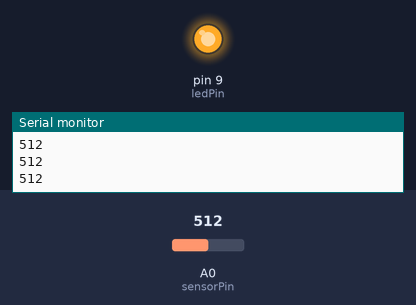
A sketch run on a simulated Arduino Uno, built with avr-gcc and run on an emulated ATmega328P. Shown: output pins drawn as LEDs (lit = HIGH), the last lines printed to the serial monitor. The inputs (shaded band) are chosen by the test bench; at power-on: A0 (sensorPin) = 512.

Above: at 1.2 s.
1.3 s: A0 (sensorPin) set to 182
2.8 s: A0 (sensorPin) set to 153
At 4.0 s:
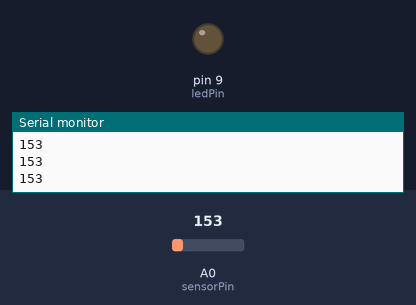
4.3 s: A0 (sensorPin) set to 180
At 5.3 s:
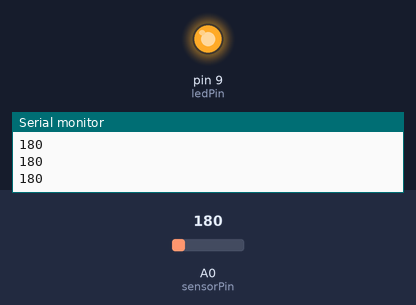
5.8 s: A0 (sensorPin) set to 160
At 6.6 s:
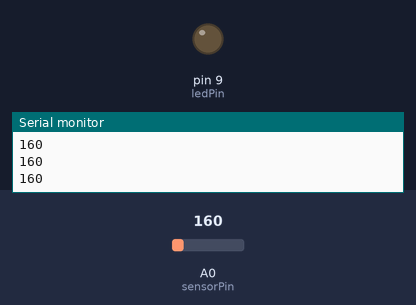
Timing chart, 0 to 8.3 s (numbered marks = the images above; inputs shaded):
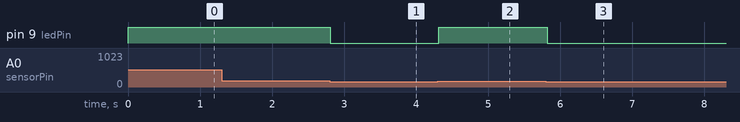

The sketch:

led-with-photoresistor.ino
```cpp
// ============================================================
// Laboratorio: LED con fotorresistencia
// Enciende el LED cuando hay poca luz ambiente
// ============================================================

// Pin del LED
int ledPin = 9;
// Valor leído del sensor de luz
int sensorVal = 0;
// Pin del fotorresistencia
int sensorPin = 0;

// CONFIGURACIÓN INICIAL
void setup() {
  // Iniciar comunicación serial
  Serial.begin(9600);
  // Configurar el LED como salida
  pinMode(ledPin, OUTPUT);
  // Las entradas analógicas no necesitan pinMode
}

// PROGRAMA PRINCIPAL
void loop() {
  // Leer la cantidad de luz ambiente
  sensorVal = analogRead(sensorPin);
  // Mostrar el valor leído
  Serial.println(sensorVal);

  // Si hay poca luz, encender el LED
  if (sensorVal < 170) {
    digitalWrite(ledPin, LOW);
  } else {
    // Si hay suficiente luz, apagar el LED
    digitalWrite(ledPin, HIGH);
  }

  // Pequeña pausa antes de la siguiente lectura
  delay(100);
}
```

Measured:
- the behaviour switches between 170 and 169 on A0 (sensorPin) (found by bisection; images 0 and 1)
- after the input at 2.8 s, pin 9 (ledPin): HIGH → LOW at once
- after the input at 4.3 s, pin 9 (ledPin): LOW → HIGH at once
- after the input at 5.8 s, pin 9 (ledPin): HIGH → LOW at once
